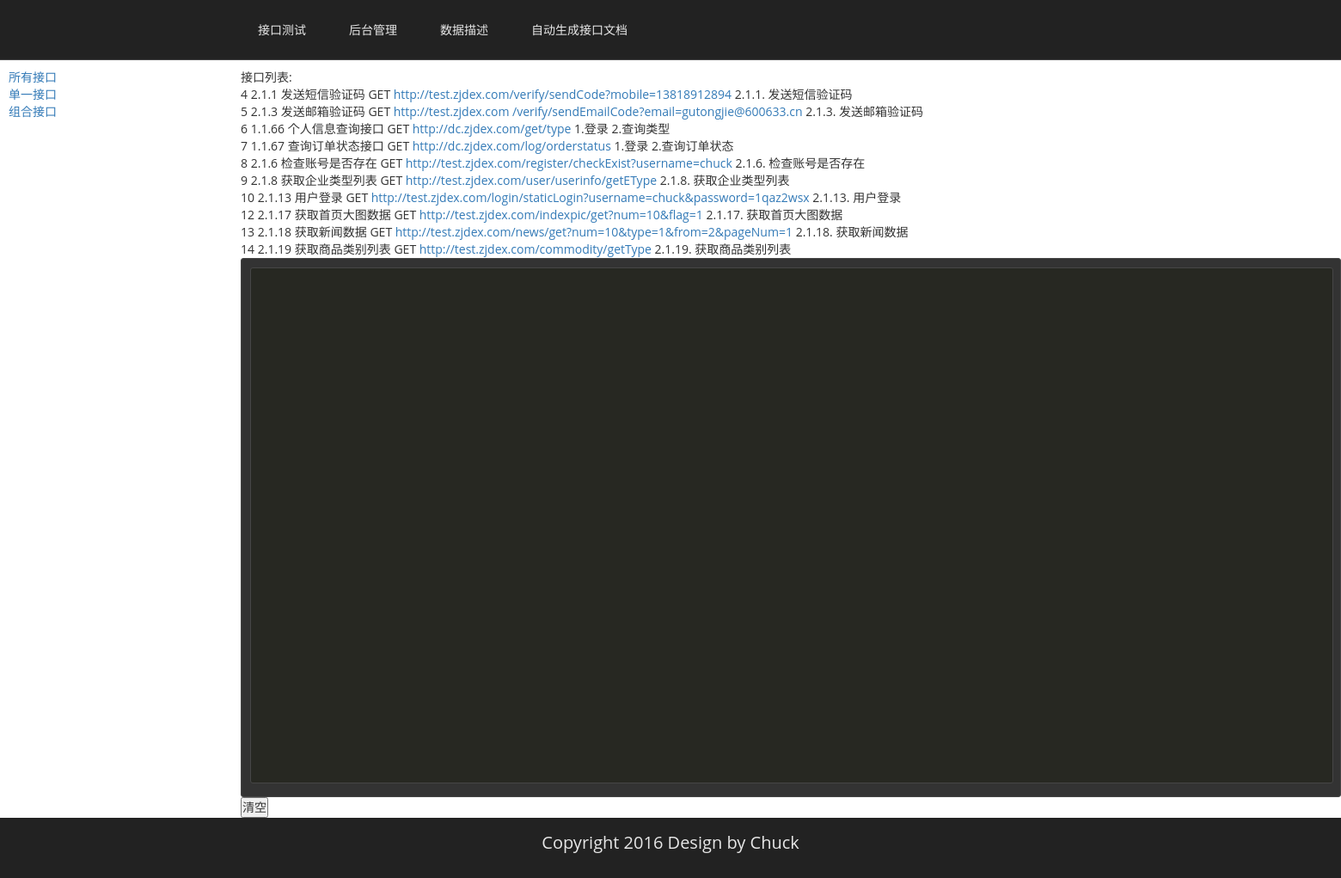
/testtools/index/0/, run on the app's committed database.
### testtools/models.py (models this page shows, shortened)
class Intf(models.Model):
    category_id = models.IntegerField()
    category_name = models.CharField(max_length=200,null=True,blank=True)
    upper = models.IntegerField()
    remark = models.TextField(null=True,blank=True)
    interface_sn = models.CharField(max_length=10,null=True,blank=True)
    interface_name = models.CharField(max_length=200,null=True,blank=True)
    request_method = models.CharField(max_length=20,null=True,blank=True)
    request_link = models.CharField(max_length=255,null=True,blank=True)
    response_data = models.TextField(null=True,blank=True)
    context = models.CharField(max_length=255,null=True,blank=True)
    interface_desc = models.CharField(max_length=255,null=True,blank=True)

### testtools/views.py (the view)
# urls.py: url(r'^index/(?P<category_id>[0-9]+)/$', views.IntfList, name='intflist'),
def IntfList(request,category_id):
    category_list = Intf.objects.filter(upper = 0)
    if category_id == '0':
        interface_list = Intf.objects.filter(Q(upper=10000)|Q(upper=50000))
    else:
        interface_list = Intf.objects.filter(upper = category_id)
    return render(request,'testtools/intfindex.html',{'interface_list':interface_list,'category_list': category_list})

### testtools/templates/testtools/intfindex.html (shortened to what this page needs)
{% extends 'testtools/base.html' %}
{% load staticfiles %}
{% block content %}
<div id="rightside">
    <div id="interfacelist">
        接口列表:
        <ul>
            {% for intf in interface_list %}
            <li id="requestlink ">
                {{ intf.id}}
                {{ intf.interface_sn }}
                {{ intf.interface_name }}
                {{ intf.request_method }}
                <a id="testAjax" href="{{ intf.request_link }}" target="_blank">{{ intf.request_link }}</a>
                {{ intf.interface_desc }}
            </li>
            {% endfor %}
        </ul>
    </div>
    <div id="response">
<textarea id="responsedata" disabled="disabled">
</textarea>
    </div>
    <input type="button" id="clear" value="清空"/>
</div>
{% endblock %}

### testtools/templates/testtools/leftside.html
<div id="leftside">
    {% for intf in category_list %}
    <a href="/testtools/index/{{intf.category_id}}/">{{intf.category_name}}</a></br>
    {% endfor %}
</div>

### testtools/static/testtools/css/index.css (style rules this page uses)
body,div,dl,dt,dd,ul,ol,li,h1,h2,h3,h4,h5,h6,pre,form,fieldset,input,textarea,p,blockquote,th,td,hr { margin:0;padding:0 }
ol,ul { list-style:none }
textarea { resize:none }
body { font-family: 微软雅黑 ,"Open Sans", sans-serif;font-size: 14px;font-weight: normal; }
#leftside { margin :10px 0px 0px 10px ;width:260px;height:100%;border-top: 0px;border-left: 0px;color: #808080;position: fixed;overflow-y: auto; }
#rightside { margin :10px 0px 0px 280px;width:1280px;height:100%;float: left }
#response { background: #333333 ;border: 1px solid #464646;-moz-border-radius: 3px;-webkit-border-radius: 3px;border-radius:3px; }
#responsedata { margin:10px 10px;width:1260px;height:600px;background: #272822; font-size:10px;color:#E0E0DB; border: 1px solid #464646;-moz-border-radius: 3px;-webkit-border-radius: 3px;border-radius:3px; }

### data on the page
Intf: category_name "所有接口"
Intf: category_name "单一接口"
Intf: category_name "组合接口"
Intf: id "4", interface_sn "2.1.1", interface_name "发送短信验证码", request_method "GET", request_link "http://test.zjdex.com/verify/sendCode?mobile=13818912894", interface_desc "2.1.1. 发送短信验证码"
Intf: id "5", interface_sn "2.1.3", interface_name "发送邮箱验证码", request_method "GET", request_link "http://test.zjdex.com /verify/sendEmailCode?email=gutongjie@600633.cn", interface_desc "2.1.3. 发送邮箱验证码"
Intf: id "6", interface_sn "1.1.66", interface_name "个人信息查询接口", request_method "GET", request_link "http://dc.zjdex.com/get/type", interface_desc "1.登录 2.查询类型"
Intf: id "7", interface_sn "1.1.67", interface_name "查询订单状态接口", request_method "GET", request_link "http://dc.zjdex.com/log/orderstatus", interface_desc "1.登录 2.查询订单状态"
Intf: id "8", interface_sn "2.1.6", interface_name "检查账号是否存在", request_method "GET", request_link "http://test.zjdex.com/register/checkExist?username=chuck", interface_desc "2.1.6. 检查账号是否存在"
Intf: id "9", interface_sn "2.1.8", interface_name "获取企业类型列表", request_method "GET", request_link "http://test.zjdex.com/user/userinfo/getEType", interface_desc "2.1.8. 获取企业类型列表"
Intf: id "10", interface_sn "2.1.13", interface_name "用户登录", request_method "GET", request_link "http://test.zjdex.com/login/staticLogin?username=chuck&password=1qaz2wsx", interface_desc "2.1.13. 用户登录"
Intf: id "12", interface_sn "2.1.17", interface_name "获取首页大图数据", request_method "GET", request_link "http://test.zjdex.com/indexpic/get?num=10&flag=1", interface_desc "2.1.17. 获取首页大图数据"
Intf: id "13", interface_sn "2.1.18", interface_name "获取新闻数据", request_method "GET", request_link "http://test.zjdex.com/news/get?num=10&type=1&from=2&pageNum=1", interface_desc "2.1.18. 获取新闻数据"
Intf: id "14", interface_sn "2.1.19", interface_name "获取商品类别列表", request_method "GET", request_link "http://test.zjdex.com/commodity/getType", interface_desc "2.1.19. 获取商品类别列表"
